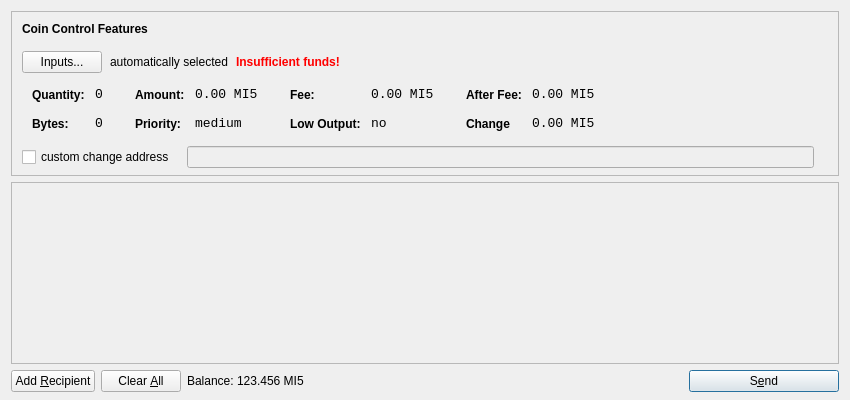
<?xml version="1.0" encoding="UTF-8"?>
<ui version="4.0">
 <class>SendCoinsDialog</class>
 <widget class="QDialog" name="SendCoinsDialog">
  <property name="geometry">
   <rect>
    <x>0</x>
    <y>0</y>
    <width>850</width>
    <height>400</height>
   </rect>
  </property>
  <property name="windowTitle">
   <string>Send Coins</string>
  </property>
  <layout class="QVBoxLayout" name="verticalLayout" stretch="0,1,0">
   <property name="bottomMargin">
    <number>8</number>
   </property>
   <item>
    <widget class="QFrame" name="frameCoinControl">
     <property name="sizePolicy">
      <sizepolicy hsizetype="Expanding" vsizetype="Expanding">
       <horstretch>0</horstretch>
       <verstretch>0</verstretch>
      </sizepolicy>
     </property>
     <property name="maximumSize">
      <size>
       <width>16777215</width>
       <height>16777215</height>
      </size>
     </property>
     <property name="frameShape">
      <enum>QFrame::StyledPanel</enum>
     </property>
     <property name="frameShadow">
      <enum>QFrame::Sunken</enum>
     </property>
     <layout class="QVBoxLayout" name="verticalLayoutCoinControl2">
      <property name="spacing">
       <number>6</number>
      </property>
      <property name="leftMargin">
       <number>0</number>
      </property>
      <property name="topMargin">
       <number>0</number>
      </property>
      <property name="rightMargin">
       <number>0</number>
      </property>
      <property name="bottomMargin">
       <number>6</number>
      </property>
      <item>
       <layout class="QVBoxLayout" name="verticalLayoutCoinControl" stretch="0,0,0,0,1">
        <property name="spacing">
         <number>0</number>
        </property>
        <property name="leftMargin">
         <number>10</number>
        </property>
        <property name="topMargin">
         <number>10</number>
        </property>
        <item>
         <layout class="QHBoxLayout" name="horizontalLayoutCoinControl1">
          <property name="bottomMargin">
           <number>15</number>
          </property>
          <item>
           <widget class="QLabel" name="labelCoinControlFeatures">
            <property name="sizePolicy">
             <sizepolicy hsizetype="Preferred" vsizetype="Maximum">
              <horstretch>0</horstretch>
              <verstretch>0</verstretch>
             </sizepolicy>
            </property>
            <property name="font">
             <font>
              <weight>75</weight>
              <bold>true</bold>
             </font>
            </property>
            <property name="styleSheet">
             <string notr="true">font-weight:bold;</string>
            </property>
            <property name="text">
             <string>Coin Control Features</string>
            </property>
           </widget>
          </item>
         </layout>
        </item>
        <item>
         <layout class="QHBoxLayout" name="horizontalLayoutCoinControl2" stretch="0,0,0,0">
          <property name="spacing">
           <number>8</number>
          </property>
          <property name="bottomMargin">
           <number>10</number>
          </property>
          <item>
           <widget class="QPushButton" name="pushButtonCoinControl">
            <property name="styleSheet">
             <string notr="true"/>
            </property>
            <property name="text">
             <string>Inputs...</string>
            </property>
           </widget>
          </item>
          <item>
           <widget class="QLabel" name="labelCoinControlAutomaticallySelected">
            <property name="text">
             <string>automatically selected</string>
            </property>
            <property name="margin">
             <number>5</number>
            </property>
           </widget>
          </item>
          <item>
           <widget class="QLabel" name="labelCoinControlInsuffFunds">
            <property name="font">
             <font>
              <weight>75</weight>
              <bold>true</bold>
             </font>
            </property>
            <property name="styleSheet">
             <string notr="true">color:red;font-weight:bold;</string>
            </property>
            <property name="text">
             <string>Insufficient funds!</string>
            </property>
            <property name="margin">
             <number>5</number>
            </property>
           </widget>
          </item>
          <item>
           <spacer name="horizontalSpacerCoinControl">
            <property name="orientation">
             <enum>Qt::Horizontal</enum>
            </property>
            <property name="sizeHint" stdset="0">
             <size>
              <width>40</width>
              <height>1</height>
             </size>
            </property>
           </spacer>
          </item>
         </layout>
        </item>
        <item>
         <widget class="QWidget" name="widgetCoinControl" native="true">
          <property name="sizePolicy">
           <sizepolicy hsizetype="Preferred" vsizetype="Preferred">
            <horstretch>0</horstretch>
            <verstretch>0</verstretch>
           </sizepolicy>
          </property>
          <property name="minimumSize">
           <size>
            <width>0</width>
            <height>0</height>
           </size>
          </property>
          <property name="styleSheet">
           <string notr="true"/>
          </property>
          <layout class="QHBoxLayout" name="horizontalLayoutCoinControl5">
           <property name="margin">
            <number>0</number>
           </property>
           <item>
            <layout class="QHBoxLayout" name="horizontalLayoutCoinControl3" stretch="0,0,0,1">
             <property name="spacing">
              <number>20</number>
             </property>
             <property name="topMargin">
              <number>0</number>
             </property>
             <property name="bottomMargin">
              <number>10</number>
             </property>
             <item>
              <layout class="QFormLayout" name="formLayoutCoinControl1">
               <property name="horizontalSpacing">
                <number>10</number>
               </property>
               <property name="verticalSpacing">
                <number>14</number>
               </property>
               <property name="leftMargin">
                <number>10</number>
               </property>
               <property name="topMargin">
                <number>4</number>
               </property>
               <property name="rightMargin">
                <number>6</number>
               </property>
               <item row="0" column="0">
                <widget class="QLabel" name="labelCoinControlQuantityText">
                 <property name="styleSheet">
                  <string notr="true">font-weight:bold;</string>
                 </property>
                 <property name="text">
                  <string>Quantity:</string>
                 </property>
                 <property name="margin">
                  <number>0</number>
                 </property>
                </widget>
               </item>
               <item row="0" column="1">
                <widget class="QLabel" name="labelCoinControlQuantity">
                 <property name="font">
                  <font>
                   <family>Monospace</family>
                   <pointsize>10</pointsize>
                  </font>
                 </property>
                 <property name="cursor">
                  <cursorShape>IBeamCursor</cursorShape>
                 </property>
                 <property name="contextMenuPolicy">
                  <enum>Qt::ActionsContextMenu</enum>
                 </property>
                 <property name="text">
                  <string>0</string>
                 </property>
                 <property name="margin">
                  <number>0</number>
                 </property>
                 <property name="textInteractionFlags">
                  <set>Qt::LinksAccessibleByMouse|Qt::TextSelectableByKeyboard|Qt::TextSelectableByMouse</set>
                 </property>
                </widget>
               </item>
               <item row="1" column="0">
                <widget class="QLabel" name="labelCoinControlBytesText">
                 <property name="styleSheet">
                  <string notr="true">font-weight:bold;</string>
                 </property>
                 <property name="text">
                  <string>Bytes:</string>
                 </property>
                </widget>
               </item>
               <item row="1" column="1">
                <widget class="QLabel" name="labelCoinControlBytes">
                 <property name="font">
                  <font>
                   <family>Monospace</family>
                   <pointsize>10</pointsize>
                  </font>
                 </property>
                 <property name="cursor">
                  <cursorShape>IBeamCursor</cursorShape>
                 </property>
                 <property name="contextMenuPolicy">
                  <enum>Qt::ActionsContextMenu</enum>
                 </property>
                 <property name="text">
                  <string>0</string>
                 </property>
                 <property name="textInteractionFlags">
                  <set>Qt::LinksAccessibleByMouse|Qt::TextSelectableByKeyboard|Qt::TextSelectableByMouse</set>
                 </property>
                </widget>
               </item>
              </layout>
             </item>
             <item>
              <layout class="QFormLayout" name="formLayoutCoinControl2">
               <property name="horizontalSpacing">
                <number>10</number>
               </property>
               <property name="verticalSpacing">
                <number>14</number>
               </property>
               <property name="leftMargin">
                <number>6</number>
               </property>
               <property name="topMargin">
                <number>4</number>
               </property>
               <property name="rightMargin">
                <number>6</number>
               </property>
               <item row="0" column="0">
                <widget class="QLabel" name="labelCoinControlAmountText">
                 <property name="styleSheet">
                  <string notr="true">font-weight:bold;</string>
                 </property>
                 <property name="text">
                  <string>Amount:</string>
                 </property>
                 <property name="margin">
                  <number>0</number>
                 </property>
                </widget>
               </item>
               <item row="0" column="1">
                <widget class="QLabel" name="labelCoinControlAmount">
                 <property name="font">
                  <font>
                   <family>Monospace</family>
                   <pointsize>10</pointsize>
                  </font>
                 </property>
                 <property name="cursor">
                  <cursorShape>IBeamCursor</cursorShape>
                 </property>
                 <property name="contextMenuPolicy">
                  <enum>Qt::ActionsContextMenu</enum>
                 </property>
                 <property name="text">
                  <string>0.00 MI5</string>
                 </property>
                 <property name="textInteractionFlags">
                  <set>Qt::LinksAccessibleByMouse|Qt::TextSelectableByKeyboard|Qt::TextSelectableByMouse</set>
                 </property>
                </widget>
               </item>
               <item row="1" column="0">
                <widget class="QLabel" name="labelCoinControlPriorityText">
                 <property name="styleSheet">
                  <string notr="true">font-weight:bold;</string>
                 </property>
                 <property name="text">
                  <string>Priority:</string>
                 </property>
                </widget>
               </item>
               <item row="1" column="1">
                <widget class="QLabel" name="labelCoinControlPriority">
                 <property name="font">
                  <font>
                   <family>Monospace</family>
                   <pointsize>10</pointsize>
                  </font>
                 </property>
                 <property name="cursor">
                  <cursorShape>IBeamCursor</cursorShape>
                 </property>
                 <property name="contextMenuPolicy">
                  <enum>Qt::ActionsContextMenu</enum>
                 </property>
                 <property name="text">
                  <string>medium</string>
                 </property>
                 <property name="textInteractionFlags">
                  <set>Qt::LinksAccessibleByMouse|Qt::TextSelectableByKeyboard|Qt::TextSelectableByMouse</set>
                 </property>
                </widget>
               </item>
              </layout>
             </item>
             <item>
              <layout class="QFormLayout" name="formLayoutCoinControl3">
               <property name="horizontalSpacing">
                <number>10</number>
               </property>
               <property name="verticalSpacing">
                <number>14</number>
               </property>
               <property name="leftMargin">
                <number>6</number>
               </property>
               <property name="topMargin">
                <number>4</number>
               </property>
               <property name="rightMargin">
                <number>6</number>
               </property>
               <item row="0" column="0">
                <widget class="QLabel" name="labelCoinControlFeeText">
                 <property name="styleSheet">
                  <string notr="true">font-weight:bold;</string>
                 </property>
                 <property name="text">
                  <string>Fee:</string>
                 </property>
                 <property name="margin">
                  <number>0</number>
                 </property>
                </widget>
               </item>
               <item row="0" column="1">
                <widget class="QLabel" name="labelCoinControlFee">
                 <property name="font">
                  <font>
                   <family>Monospace</family>
                   <pointsize>10</pointsize>
                  </font>
                 </property>
                 <property name="cursor">
                  <cursorShape>IBeamCursor</cursorShape>
                 </property>
                 <property name="contextMenuPolicy">
                  <enum>Qt::ActionsContextMenu</enum>
                 </property>
                 <property name="text">
                  <string>0.00 MI5</string>
                 </property>
                 <property name="textInteractionFlags">
                  <set>Qt::LinksAccessibleByMouse|Qt::TextSelectableByKeyboard|Qt::TextSelectableByMouse</set>
                 </property>
                </widget>
               </item>
               <item row="1" column="0">
                <widget class="QLabel" name="labelCoinControlLowOutputText">
                 <property name="styleSheet">
                  <string notr="true">font-weight:bold;</string>
                 </property>
                 <property name="text">
                  <string>Low Output:</string>
                 </property>
                </widget>
               </item>
               <item row="1" column="1">
                <widget class="QLabel" name="labelCoinControlLowOutput">
                 <property name="font">
                  <font>
                   <family>Monospace</family>
                   <pointsize>10</pointsize>
                  </font>
                 </property>
                 <property name="cursor">
                  <cursorShape>IBeamCursor</cursorShape>
                 </property>
                 <property name="contextMenuPolicy">
                  <enum>Qt::ActionsContextMenu</enum>
                 </property>
                 <property name="text">
                  <string>no</string>
                 </property>
                 <property name="textInteractionFlags">
                  <set>Qt::LinksAccessibleByMouse|Qt::TextSelectableByKeyboard|Qt::TextSelectableByMouse</set>
                 </property>
                </widget>
               </item>
              </layout>
             </item>
             <item>
              <layout class="QFormLayout" name="formLayoutCoinControl4">
               <property name="horizontalSpacing">
                <number>10</number>
               </property>
               <property name="verticalSpacing">
                <number>14</number>
               </property>
               <property name="leftMargin">
                <number>6</number>
               </property>
               <property name="topMargin">
                <number>4</number>
               </property>
               <property name="rightMargin">
                <number>6</number>
               </property>
               <item row="0" column="0">
                <widget class="QLabel" name="labelCoinControlAfterFeeText">
                 <property name="styleSheet">
                  <string notr="true">font-weight:bold;</string>
                 </property>
                 <property name="text">
                  <string>After Fee:</string>
                 </property>
                 <property name="margin">
                  <number>0</number>
                 </property>
                </widget>
               </item>
               <item row="0" column="1">
                <widget class="QLabel" name="labelCoinControlAfterFee">
                 <property name="font">
                  <font>
                   <family>Monospace</family>
                   <pointsize>10</pointsize>
                  </font>
                 </property>
                 <property name="cursor">
                  <cursorShape>IBeamCursor</cursorShape>
                 </property>
                 <property name="contextMenuPolicy">
                  <enum>Qt::ActionsContextMenu</enum>
                 </property>
                 <property name="text">
                  <string>0.00 MI5</string>
                 </property>
                 <property name="textInteractionFlags">
                  <set>Qt::LinksAccessibleByMouse|Qt::TextSelectableByKeyboard|Qt::TextSelectableByMouse</set>
                 </property>
                </widget>
               </item>
               <item row="1" column="0">
                <widget class="QLabel" name="labelCoinControlChangeText">
                 <property name="styleSheet">
                  <string notr="true">font-weight:bold;</string>
                 </property>
                 <property name="text">
                  <string>Change</string>
                 </property>
                </widget>
               </item>
               <item row="1" column="1">
                <widget class="QLabel" name="labelCoinControlChange">
                 <property name="font">
                  <font>
                   <family>Monospace</family>
                   <pointsize>10</pointsize>
                  </font>
                 </property>
                 <property name="cursor">
                  <cursorShape>IBeamCursor</cursorShape>
                 </property>
                 <property name="contextMenuPolicy">
                  <enum>Qt::ActionsContextMenu</enum>
                 </property>
                 <property name="text">
                  <string>0.00 MI5</string>
                 </property>
                 <property name="textInteractionFlags">
                  <set>Qt::LinksAccessibleByMouse|Qt::TextSelectableByKeyboard|Qt::TextSelectableByMouse</set>
                 </property>
                </widget>
               </item>
              </layout>
             </item>
            </layout>
           </item>
          </layout>
         </widget>
        </item>
        <item>
         <layout class="QHBoxLayout" name="horizontalLayoutCoinControl4" stretch="0,0,0">
          <property name="spacing">
           <number>12</number>
          </property>
          <property name="sizeConstraint">
           <enum>QLayout::SetDefaultConstraint</enum>
          </property>
          <property name="topMargin">
           <number>5</number>
          </property>
          <property name="rightMargin">
           <number>5</number>
          </property>
          <item>
           <widget class="QCheckBox" name="checkBoxCoinControlChange">
            <property name="text">
             <string>custom change address</string>
            </property>
           </widget>
          </item>
          <item>
           <widget class="QLineEdit" name="lineEditCoinControlChange">
            <property name="enabled">
             <bool>false</bool>
            </property>
            <property name="sizePolicy">
             <sizepolicy hsizetype="Expanding" vsizetype="Fixed">
              <horstretch>0</horstretch>
              <verstretch>0</verstretch>
             </sizepolicy>
            </property>
           </widget>
          </item>
          <item>
           <widget class="QLabel" name="labelCoinControlChangeLabel">
            <property name="sizePolicy">
             <sizepolicy hsizetype="Preferred" vsizetype="Expanding">
              <horstretch>0</horstretch>
              <verstretch>0</verstretch>
             </sizepolicy>
            </property>
            <property name="minimumSize">
             <size>
              <width>0</width>
              <height>0</height>
             </size>
            </property>
            <property name="text">
             <string/>
            </property>
            <property name="margin">
             <number>3</number>
            </property>
           </widget>
          </item>
         </layout>
        </item>
        <item>
         <spacer name="verticalSpacerCoinControl">
          <property name="orientation">
           <enum>Qt::Vertical</enum>
          </property>
          <property name="sizeHint" stdset="0">
           <size>
            <width>800</width>
            <height>1</height>
           </size>
          </property>
         </spacer>
        </item>
       </layout>
      </item>
     </layout>
    </widget>
   </item>
   <item>
    <widget class="QScrollArea" name="scrollArea">
     <property name="widgetResizable">
      <bool>true</bool>
     </property>
     <widget class="QWidget" name="scrollAreaWidgetContents">
      <property name="geometry">
       <rect>
        <x>0</x>
        <y>0</y>
        <width>830</width>
        <height>162</height>
       </rect>
      </property>
      <layout class="QVBoxLayout" name="verticalLayout_2">
       <property name="margin">
        <number>0</number>
       </property>
       <item>
        <layout class="QVBoxLayout" name="entries">
         <property name="spacing">
          <number>6</number>
         </property>
        </layout>
       </item>
       <item>
        <spacer name="verticalSpacer">
         <property name="orientation">
          <enum>Qt::Vertical</enum>
         </property>
         <property name="sizeHint" stdset="0">
          <size>
           <width>20</width>
           <height>40</height>
          </size>
         </property>
        </spacer>
       </item>
      </layout>
     </widget>
    </widget>
   </item>
   <item>
    <layout class="QHBoxLayout" name="horizontalLayout">
     <item>
      <widget class="QPushButton" name="addButton">
       <property name="toolTip">
        <string>Send to multiple recipients at once</string>
       </property>
       <property name="text">
        <string>Add &amp;Recipient</string>
       </property>
       <property name="icon">
        <iconset resource="../bitcoin.qrc">
         <normaloff>:/icons/add</normaloff>:/icons/add</iconset>
       </property>
       <property name="autoDefault">
        <bool>false</bool>
       </property>
      </widget>
     </item>
     <item>
      <widget class="QPushButton" name="clearButton">
       <property name="sizePolicy">
        <sizepolicy hsizetype="Minimum" vsizetype="Fixed">
         <horstretch>0</horstretch>
         <verstretch>0</verstretch>
        </sizepolicy>
       </property>
       <property name="toolTip">
        <string>Remove all transaction fields</string>
       </property>
       <property name="text">
        <string>Clear &amp;All</string>
       </property>
       <property name="icon">
        <iconset resource="../bitcoin.qrc">
         <normaloff>:/icons/remove</normaloff>:/icons/remove</iconset>
       </property>
       <property name="autoRepeatDelay">
        <number>300</number>
       </property>
       <property name="autoDefault">
        <bool>false</bool>
       </property>
      </widget>
     </item>
     <item>
      <layout class="QHBoxLayout" name="horizontalLayout_2">
       <property name="spacing">
        <number>3</number>
       </property>
       <item>
        <widget class="QLabel" name="label">
         <property name="sizePolicy">
          <sizepolicy hsizetype="Preferred" vsizetype="Fixed">
           <horstretch>0</horstretch>
           <verstretch>0</verstretch>
          </sizepolicy>
         </property>
         <property name="text">
          <string>Balance:</string>
         </property>
        </widget>
       </item>
       <item>
        <widget class="QLabel" name="labelBalance">
         <property name="sizePolicy">
          <sizepolicy hsizetype="Preferred" vsizetype="Fixed">
           <horstretch>0</horstretch>
           <verstretch>0</verstretch>
          </sizepolicy>
         </property>
         <property name="cursor">
          <cursorShape>IBeamCursor</cursorShape>
         </property>
         <property name="text">
          <string>123.456 MI5</string>
         </property>
         <property name="textInteractionFlags">
          <set>Qt::LinksAccessibleByMouse|Qt::TextSelectableByKeyboard|Qt::TextSelectableByMouse</set>
         </property>
        </widget>
       </item>
      </layout>
     </item>
     <item>
      <spacer name="horizontalSpacer">
       <property name="orientation">
        <enum>Qt::Horizontal</enum>
       </property>
       <property name="sizeHint" stdset="0">
        <size>
         <width>40</width>
         <height>20</height>
        </size>
       </property>
      </spacer>
     </item>
     <item>
      <widget class="QPushButton" name="sendButton">
       <property name="minimumSize">
        <size>
         <width>150</width>
         <height>0</height>
        </size>
       </property>
       <property name="toolTip">
        <string>Confirm the send action</string>
       </property>
       <property name="text">
        <string>S&amp;end</string>
       </property>
       <property name="icon">
        <iconset resource="../bitcoin.qrc">
         <normaloff>:/icons/send</normaloff>:/icons/send</iconset>
       </property>
       <property name="default">
        <bool>true</bool>
       </property>
      </widget>
     </item>
    </layout>
   </item>
  </layout>
 </widget>
 <resources>
  <include location="../bitcoin.qrc"/>
 </resources>
 <connections/>
</ui>
